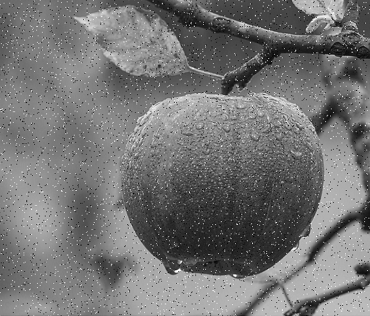
#> input picture apple.png, 370 x 316 px
$ python 41.MooreL.py
#> lines starting #> are read from the running program, lines starting #| are printed output that depends on the picture; after the words box and inside, x2 and y2 are one past the last pixel; in counts of white or black regions, pixels touching at a corner belong together
import cv2
import numpy as np

# Load the image
chirag = cv2.imread('apple.png')
#> chirag is the input picture: shape (316, 370, 3); min 0, max 255, mean 116.4

# Convert the image to grayscale
gray_img = cv2.cvtColor(chirag, cv2.COLOR_BGR2GRAY)

# Threshold the grayscale image
_, img = cv2.threshold(gray_img, 225, 255, cv2.THRESH_BINARY_INV)
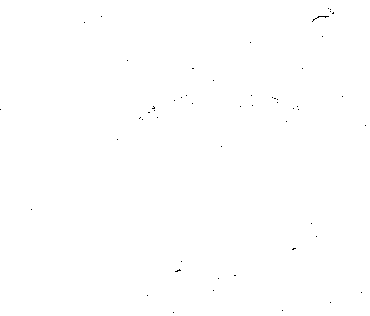
#> img: shape (316, 370); 99.9% white; black in thin lines or dots

# Apply median blur to reduce noise
img = cv2.medianBlur(img, 3)
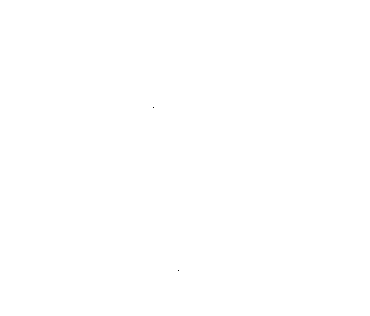
#> img: shape (316, 370); 100% white; black in thin lines or dots, all inside (x1, y1, x2, y2) = (153, 107, 179, 271)

# Find contours
contours, _ = cv2.findContours(img, cv2.RETR_EXTERNAL, cv2.CHAIN_APPROX_SIMPLE)
#> contours = [[[0, 0], [0, 315], [369, 315], [369, 0]]]

# Draw contours on the original image
contour_img = cv2.drawContours(chirag.copy(), contours, -1, (0, 255, 0), 2)
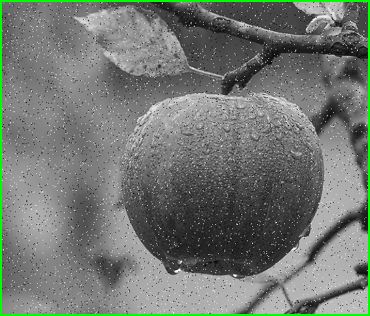
#> contour_img: shape (316, 370, 3); mean B, G, R 113.6, 119.6, 113.6

# Display the contour image
cv2.imshow('Contours', contour_img)
cv2.waitKey(0)
cv2.destroyAllWindows()
